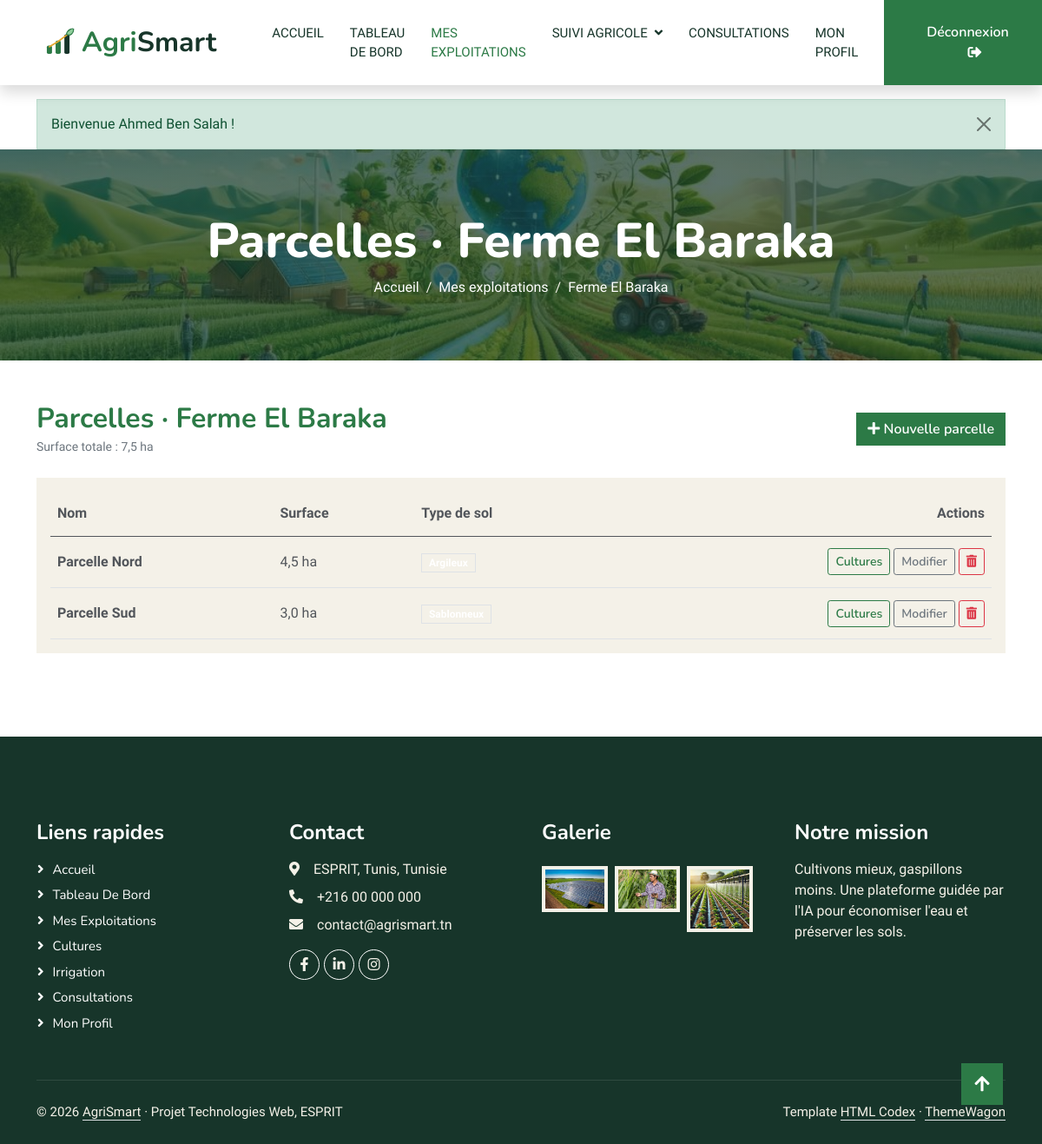
The page /frontoffice/index.php?page=parcelles&exploitation=1 (signed in) on the database its author committed.
### tables this page shows
CREATE TABLE exploitation (
    id              INT AUTO_INCREMENT PRIMARY KEY,
    agriculteur_id  INT NOT NULL,
    nom             VARCHAR(100) NOT NULL,
    localisation    VARCHAR(150) NOT NULL,
    created_at      TIMESTAMP DEFAULT CURRENT_TIMESTAMP,
    CONSTRAINT fk_exploitation_user FOREIGN KEY (agriculteur_id) REFERENCES utilisateur(id) ON DELETE CASCADE
);

CREATE TABLE parcelle (
    id               INT AUTO_INCREMENT PRIMARY KEY,
    exploitation_id  INT NOT NULL,
    nom              VARCHAR(100) NOT NULL,
    surface          DECIMAL(8,2) NOT NULL,                  
    type_sol         ENUM('Argileux','Sablonneux','Limoneux','Calcaire') NOT NULL,
    CONSTRAINT fk_parcelle_exploitation FOREIGN KEY (exploitation_id) REFERENCES exploitation(id) ON DELETE CASCADE
);

### frontoffice/controllers/Controller.php (called while the page is built, shortened)
<?php
abstract class Controller
{
    protected function render(string $view, array $data = []): void
    {
        extract($data, EXTR_SKIP);
        require __DIR__ . '/../views/' . $view . '.php';
    }
    protected function requireLogin(): Agriculteur
    {
        $user = users()->requireRole(Utilisateur::ROLE_AGRICULTEUR);
        return $user;
    }
}

### frontoffice/controllers/ParcelleController.php (called while the page is built, shortened)
<?php
require_once __DIR__ . '/../../config/database.php';
require_once __DIR__ . '/ExploitationController.php';
class ParcelleController extends Controller
{
    private ExploitationController $exploitations;
    public function __construct()
    {
        $this->exploitations = new ExploitationController();
    }
    public function index(): void
    {
        $user = $this->requireLogin();
        $exploitation = $this->ownedExploitation((int) ($_GET['exploitation'] ?? 0), $user);
        $this->render('parcelles', compact('exploitation'));
    }
    private function ownedExploitation(int $id, Agriculteur $user): Exploitation
    {
        $ex = $id ? $this->exploitations->findOwned($id, $user->getId()) : null;
        return $ex;
    }
}

### frontoffice/index.php (called while the page is built, shortened)
<?php
require_once __DIR__ . '/../core/helpers.php';
require_once __DIR__ . '/../controllers/UserController.php';
require_once __DIR__ . '/helpers.php';
require_once __DIR__ . '/controllers/Controller.php';
$routes = [
    'home'              => ['HomeController',         'index'],
    'login'             => ['AuthController',         'login'],
    'register'          => ['AuthController',         'register'],
    'logout'            => ['AuthController',         'logout'],
    'dashboard'         => ['DashboardController',    'index'],
    'profile'           => ['ProfileController',      'index'],
    'profile-password'  => ['ProfileController',      'password'],
    'profile-delete'    => ['ProfileController',      'delete'],
    'exploitations'     => ['ExploitationController', 'index'],
    'exploitation-form' => ['ExploitationController', 'form'],
    'exploitation-delete' => ['ExploitationController', 'delete'],
    'parcelles'         => ['ParcelleController',     'index'],
    'parcelle-form'     => ['ParcelleController',     'form'],
    'parcelle-delete'   => ['ParcelleController',     'delete'],
    'consultations'       => ['ConsultationController', 'index'],
    'consultation'        => ['ConsultationController', 'show'],
    'consultation-form'   => ['ConsultationController', 'form'],
    'consultation-delete' => ['ConsultationController', 'delete'],
    'consultation-close'  => ['ConsultationController', 'close'],
    'consultation-take'   => ['ConsultationController', 'take'],
    'conseil-form'        => ['ConseilController',       'form'],
    'conseil-delete'      => ['ConseilController',       'delete'],
    'cultures'            => ['CultureController',     'index'],
    'culture-form'        => ['CultureController',     'form'],
    'culture-delete'      => ['CultureController',     'delete'],
    'irrigations'         => ['IrrigationController',  'index'],
    'irrigation-form'     => ['IrrigationController',  'form'],
    'irrigation-done'     => ['IrrigationController',  'done'],
    'irrigation-delete'   => ['IrrigationController',  'delete'],
];
$page = (string) ($_GET['page'] ?? 'home');
[$class, $method] = $routes[$page];
(new $class())->$method();

### config/database.php (called while the page is built, shortened)
<?php
class Database
{
    private static ?PDO $pdo = null;
    public static function getConnexion(): PDO
    {
        if (self::$pdo === null) {
            $config = require __DIR__ . '/config.php';
            $db = $config['db'];
            $dsn = sprintf('mysql:host=%s;port=%d;dbname=%s;charset=%s', $db['host'], $db['port'], $db['name'], $db['charset']);
            try {
                self::$pdo = new PDO($dsn, $db['user'], $db['pass'], [
                    PDO::ATTR_ERRMODE            => PDO::ERRMODE_EXCEPTION,
                    PDO::ATTR_DEFAULT_FETCH_MODE => PDO::FETCH_ASSOC,
                    PDO::ATTR_EMULATE_PREPARES   => false,
                ]);
            } catch (PDOException $e) {
                error_log('AgriSmart DB: ' . $e->getMessage());
                http_response_code(500);
                die(!empty($config['debug'])
                    ? 'Erreur base de données : ' . htmlspecialchars($e->getMessage(), ENT_QUOTES, 'UTF-8')
                    : 'Service temporairement indisponible (connexion à la base de données impossible).');
            }
        }
        return self::$pdo;
    }
}

### config/config.php (called while the page is built, shortened)
<?php
$config = [
    'db' => [
        'host'    => 'localhost',
        'port'    => 3306,
        'name'    => 'agrismart',
        'user'    => 'root',
        'pass'    => '',
        'charset' => 'utf8mb4',
    ],
    'debug'            => false,
    'session_lifetime' => 1800,
    'max_login_tries'  => 5,
    'lockout_minutes'  => 5,
];
$local = __DIR__ . '/config.local.php';
return $config;

### frontoffice/helpers.php (called while the page is built, shortened)
<?php
function users(): UserController
{
    static $controller = null;
    if ($controller === null) {
        $controller = new UserController();
    }
    return $controller;
}

### controllers/UserController.php (called while the page is built, shortened)
<?php
require_once __DIR__ . '/../config/database.php';
class UserController
{
    private PDO $db;
    private ?Utilisateur $current = null;
    private bool $currentLoaded = false;
    public function __construct()
    {
        $this->db = Database::getConnexion();
        $this->config = require __DIR__ . '/../config/config.php';
    }
    public static function isAuthenticated(): bool
    {
        return !empty($_SESSION['user_id']);
    }
    public function currentUser(): ?Utilisateur
    {
        if (!$this->currentLoaded) {
            $this->currentLoaded = true;
            $this->current = $this->findById((int) $_SESSION['user_id']);
        }
        return $this->current;
    }
    public function requireAuth(): Utilisateur
    {
        $user = $this->currentUser();
        return $user;
    }
    public function requireRole(string $role): Utilisateur
    {
        $user = $this->requireAuth();
        return $user;
    }
    public function findById(int $id): ?Utilisateur
    {
        $stmt = $this->db->prepare('SELECT * FROM utilisateur WHERE id = :id LIMIT 1');
        $stmt->execute(['id' => $id]);
        $row = $stmt->fetch();
        return $row ? Utilisateur::fromArray($row) : null;
    }
}

### models/Utilisateur.php (called while the page is built, shortened)
<?php
class Utilisateur
{
    protected int $id = 0;
    protected bool $actif = true;
    public function getId(): int { return $this->id; }
    public function isActif(): bool { return $this->actif; }
    public function setId(int $id): void { $this->id = $id; }
    public function setActif(bool $actif): void { $this->actif = $actif; }
    public static function fromArray(array $r): Utilisateur
    {
        $role = $r['role'] ?? '';
        $u = $role === self::ROLE_ADMIN ? new Administrateur() : ($role === self::ROLE_EXPERT ? new Expert() : new Agriculteur());
        $u->setId((int) ($r['id'] ?? 0));
        $u->setNom((string) ($r['nom'] ?? ''));
        $u->setEmail((string) ($r['email'] ?? ''));
        $u->setMotDePasse((string) ($r['mot_de_passe'] ?? ''));
        $u->setActif((bool) ($r['actif'] ?? 1));
        $u->setDerniereConnexion($r['derniere_connexion'] ?? null);
        $u->setCreatedAt((string) ($r['created_at'] ?? ''));
        if ($u instanceof Agriculteur) {
            $u->setTelephone((string) ($r['telephone'] ?? ''));
            $u->setAdresse((string) ($r['adresse'] ?? ''));
            $u->setRegion((string) ($r['region'] ?? ''));
        } elseif ($u instanceof Expert) {
            $u->setSpecialite((string) ($r['specialite'] ?? ''));
            $u->setExperience((int) ($r['experience'] ?? 0));
            $u->setDisponibilite((bool) ($r['disponibilite'] ?? 1));
        } elseif ($u instanceof Administrateur) {
            $u->setNiveauAcces((int) ($r['niveau_acces'] ?? 1));
        }
        return $u;
    }
}

### models/Agriculteur.php (called while the page is built, shortened)
<?php
class Agriculteur extends Utilisateur
{
    public function getRole(): string { return self::ROLE_AGRICULTEUR; }
}

### frontoffice/controllers/ExploitationController.php (called while the page is built, shortened)
<?php
require_once __DIR__ . '/../../config/database.php';
class ExploitationController extends Controller
{
    private PDO $db;
    public function __construct()
    {
        $this->db = Database::getConnexion();
    }
    public function findOwned(int $id, int $agriculteurId): ?Exploitation
    {
        $stmt = $this->db->prepare('SELECT * FROM exploitation WHERE id = :id AND agriculteur_id = :a LIMIT 1');
        $stmt->execute(['id' => $id, 'a' => $agriculteurId]);
        $row = $stmt->fetch();
        $x = Exploitation::fromArray($row);
        $list = [$x];
        $this->attachParcelles($list);
        return $x;
    }
    private function attachParcelles(array $list): void
    {
        $ids = array_map(fn(Exploitation $x) => $x->getId(), $list);
        $marks = implode(',', array_fill(0, count($ids), '?'));
        $stmt = $this->db->prepare('SELECT * FROM parcelle WHERE exploitation_id IN (' . $marks . ') ORDER BY id ASC');
        $stmt->execute($ids);
        $byExploitation = [];
        foreach ($stmt->fetchAll() as $row) {
            $byExploitation[(int) $row['exploitation_id']][] = Parcelle::fromArray($row);
        }
    }
}

### models/Exploitation.php (called while the page is built, shortened)
<?php
class Exploitation
{
    private int $id = 0;
    public function getId(): int { return $this->id; }
    public function setId(int $id): void { $this->id = $id; }
    public static function fromArray(array $r): self
    {
        $x = new self();
        $x->setId((int) ($r['id'] ?? 0));
        $x->setAgriculteurId((int) ($r['agriculteur_id'] ?? 0));
        $x->setNom((string) ($r['nom'] ?? ''));
        $x->setLocalisation((string) ($r['localisation'] ?? ''));
        return $x;
    }
}

### models/Parcelle.php (called while the page is built, shortened)
<?php
class Parcelle
{
    public static function fromArray(array $r): self
    {
        $p = new self();
        $p->setId((int) ($r['id'] ?? 0));
        $p->setExploitationId((int) ($r['exploitation_id'] ?? 0));
        $p->setNom((string) ($r['nom'] ?? ''));
        $p->setSurface((float) ($r['surface'] ?? 0));
        $p->setTypeSol((string) ($r['type_sol'] ?? ''));
        return $p;
    }
}

### core/helpers.php (called while the page is built, shortened)
<?php
function url(string $page, array $params = []): string
{
    return 'index.php?' . http_build_query(['page' => $page] + $params);
}

### frontoffice/views/parcelles.php (the view, shortened to what this page needs)
<?php
$pageTitle = 'Parcelles · ' . $exploitation->getNom();
?>
<!DOCTYPE html>
<html lang="fr">
<head>
    <?php require_once __DIR__ . '/includes/head.php'; ?>
</head>
<body>
<?php require_once __DIR__ . '/includes/navbar.php'; ?>
<?php $breadcrumb = [['Mes exploitations', url('exploitations')], [$exploitation->getNom(), null]]; ?>
<?php require_once __DIR__ . '/includes/page-header.php'; ?>
<section class="container pb-5">
    <div class="d-flex justify-content-between align-items-center mb-4">
        <div>
            <h2 class="text-primary mb-0">Parcelles · <?= e($exploitation->getNom()) ?></h2>
            <small class="text-muted">Surface totale : <?= number_format($exploitation->calculerSurface(), 1, ',', ' ') ?> ha</small>
        </div>
        <a href="<?= url('parcelle-form', ['exploitation' => $exploitation->getId()]) ?>" class="btn btn-primary"><i class="fa fa-plus"></i> Nouvelle parcelle</a>
    </div>
    <?php if (!$exploitation->getParcelles()): ?>
        <div class="alert alert-info">Cette exploitation n'a pas encore de parcelle.</div>
    <?php else: ?>
        <div class="bg-light p-3">
            <div class="table-responsive">
                <table class="table align-middle mb-0">
                    <thead><tr><th>Nom</th><th>Surface</th><th>Type de sol</th><th class="text-end">Actions</th></tr></thead>
                    <tbody>
                    <?php foreach ($exploitation->getParcelles() as $p): ?>
                        <tr>
                            <td class="fw-semi-bold"><?= e($p->getNom()) ?></td>
                            <td><?= number_format($p->getSurface(), 1, ',', ' ') ?> ha</td>
                            <td><span class="badge text-bg-light border"><?= e($p->getTypeSol()) ?></span></td>
                            <td class="text-end">
                                <a href="<?= url('cultures', ['parcelle' => $p->getId()]) ?>" class="btn btn-sm btn-outline-primary">Cultures</a>
                                <a href="<?= url('parcelle-form', ['exploitation' => $exploitation->getId(), 'id' => $p->getId()]) ?>" class="btn btn-sm btn-outline-secondary">Modifier</a>
                                <form method="post" action="<?= url('parcelle-delete', ['exploitation' => $exploitation->getId()]) ?>" class="d-inline js-confirm" data-confirm="Supprimer la parcelle « <?= e($p->getNom()) ?> » ?">
                                    <button type="submit" class="btn btn-sm btn-outline-danger"><i class="fa fa-trash-alt"></i></button>
                                </form>
                            </td>
                        </tr>
                    <?php endforeach; ?>
                    </tbody>
                </table>
            </div>
        </div>
    <?php endif; ?>
</section>
<?php require_once __DIR__ . '/includes/footer.php'; ?>
</body>
</html>

### frontoffice/views/includes/page-header.php (shortened to what this page needs)
<?php
$breadcrumb = $breadcrumb ?? [];
?>
<div class="container-fluid bg-primary py-5 mb-5 page-header">
    <div class="container py-4">
        <div class="row justify-content-center">
            <div class="col-lg-10 text-center">
                <h1 class="display-4 text-white animated slideInDown"><?= e($pageTitle ?? '') ?></h1>
                <nav aria-label="breadcrumb">
                    <ol class="breadcrumb justify-content-center mb-0">
                        <li class="breadcrumb-item"><a class="text-white" href="<?= url('home') ?>">Accueil</a></li>
                        <?php foreach ($breadcrumb as $crumb): ?>
                            <?php if (!empty($crumb[1])): ?>
                                <li class="breadcrumb-item"><a class="text-white" href="<?= e($crumb[1]) ?>"><?= e($crumb[0]) ?></a></li>
                            <?php else: ?>
                                <li class="breadcrumb-item text-white active" aria-current="page"><?= e($crumb[0]) ?></li>
                            <?php endif; ?>
                        <?php endforeach; ?>
                    </ol>
                </nav>
            </div>
        </div>
    </div>
</div>

### rows shown on the page
exploitation: nom "Parcelles · Ferme El Baraka", nom "Ferme El Baraka"
parcelle: nom "Parcelle Nord", surface "4,5"
parcelle: nom "Parcelle Sud", surface "3,0"

### other values the page prints
$flash['msg'] "Bienvenue Ahmed Ben Salah !"
$crumb[0] "Mes exploitations"
$crumb[0] "Ferme El Baraka"
$exploitation->calculerSurface() "7,5"
